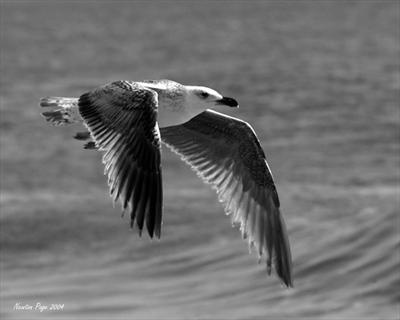
#> input picture OpenCV_ImgData/Champter3/img.jpg, 400 x 320 px
$ python '3.1.8旋转函数rotate.py' ../OpenCV_ImgData/Champter3/img.jpg
#> lines starting #> are read from the running program, lines starting #| are printed output that depends on the picture
# -*- coding: utf-8 -*-
# @Time : 2020/1/30 16:09
# @Author : Yanpeng Gong
# @Site :
# @File : 3.1.8旋转函数rotate.py
# @Software: PyCharm
import sys

import cv2

# cv2.rotate(src, rotateCode, dst)
# src: 输入矩阵(单、多通道矩阵都可以)
# rotateCode: ROTATE_90_CLOCKWISE(顺时针旋转90°); ROTATE_180(顺时针旋转180°); ROTATE_90_COUNTERCLOCKWISE(顺时针旋转270°)
# dst: 输出矩阵
# 注:这里的图像矩阵旋转，不需要利用仿射变换来完成这类旋转，只是行列的互换，类似于矩阵的转置操作

if __name__ == '__main__':
    if len(sys.argv) > 1:
        image = cv2.imread(sys.argv[1], cv2.IMREAD_ANYCOLOR)
#> image is the input picture: shape (320, 400); min 0, max 255, mean 111.5
    else:
        print("Usage: python rotate.py image")

    # 显示原图
    cv2.imshow("image", image)

    # 图像旋转
    rImg90 = cv2.rotate(src=image, rotateCode=cv2.ROTATE_90_CLOCKWISE)
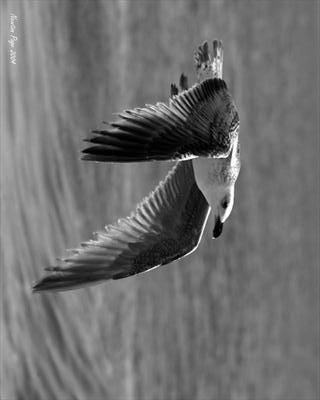
#> rImg90: shape (400, 320); min 0, max 255, mean 111.5
    rImg180 = cv2.rotate(src=image, rotateCode=cv2.ROTATE_180)
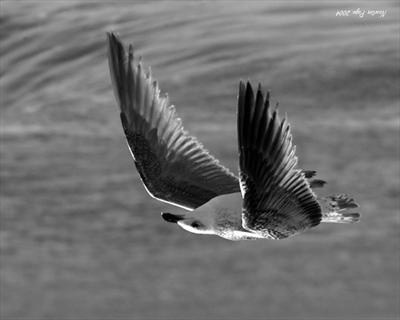
#> rImg180: shape (320, 400); min 0, max 255, mean 111.5
    rImg270 = cv2.rotate(src=image, rotateCode=cv2.ROTATE_90_COUNTERCLOCKWISE)
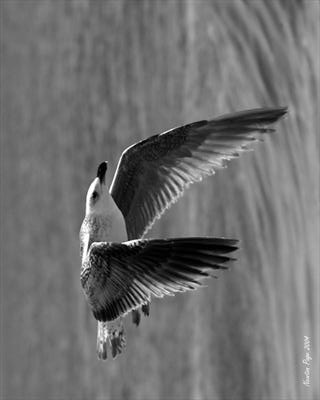
#> rImg270: shape (400, 320); min 0, max 255, mean 111.5
    # 显示旋转的结果
    cv2.imshow("rImg90", rImg90)
    cv2.imshow("rImg180", rImg180)
    cv2.imshow("rImg270", rImg270)
    cv2.waitKey(0)
    cv2.destroyAllWindows()


# 运行
# ipython 3.1.8旋转函数rotate.py ../OpenCV_ImgData/Champter3/img.jpg
